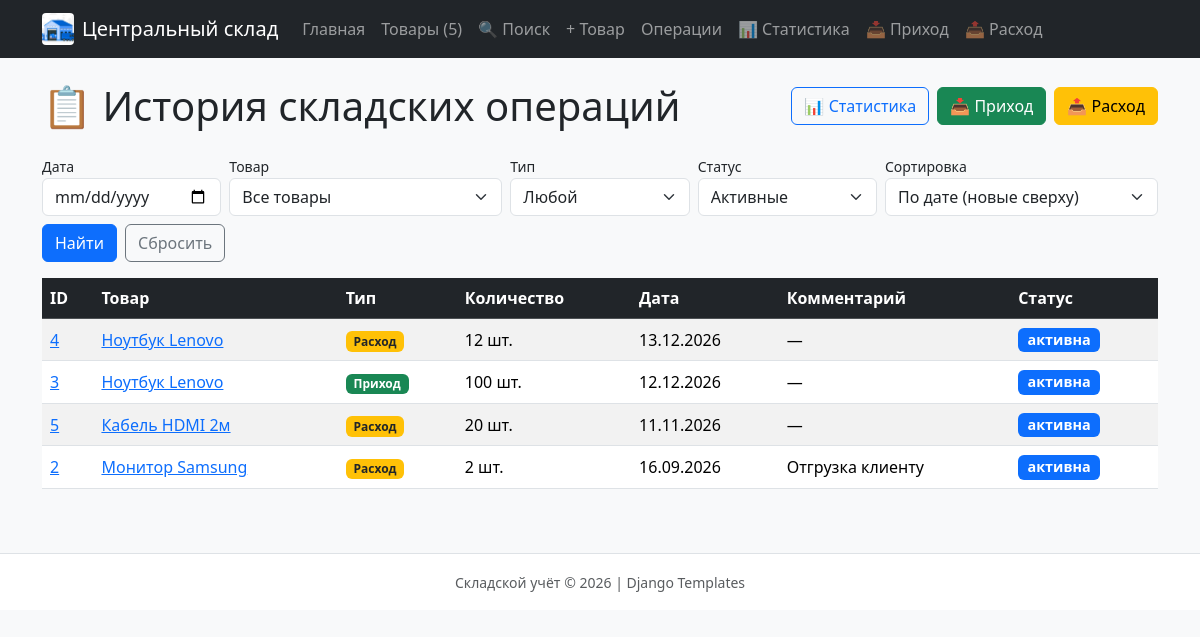
Screenshot of /operations/ with the database file from the repository.
### operations/models.py (models this page shows, shortened)
class Operation(models.Model):
    Status = OperationStatus
    product = models.ForeignKey(
        Product,
        on_delete=models.PROTECT,
        related_name="operations",
        verbose_name="Товар",
    )
    operation_type = models.CharField(
        "Тип операции", max_length=10, choices=OperationType.choices
    )
    quantity = models.PositiveIntegerField("Количество", help_text="Количество единиц в операции; должно быть больше нуля.")
    operation_date = models.DateField("Дата операции")
    comment = models.CharField("Комментарий", max_length=255, blank=True, default="")
    status = models.CharField("Статус", max_length=10, choices=OperationStatus.choices, default=OperationStatus.ACTIVE, db_index=True, help_text="Активна, отменена или завершена.")
    objects = OperationManager()
    class Meta:
        ordering = ["-operation_date", "-pk"]
        verbose_name = "Складская операция"
        verbose_name_plural = "Складские операции"
        constraints = [
            models.CheckConstraint(
                condition=models.Q(quantity__gt=0),
                name="operation_quantity_positive",
            ),
        ]

### operations/views.py (the view, shortened to what this page needs)
# urls.py: path("", views.operation_list, name="operation_list"),
def operation_list(request) -> HttpResponse:
    error = ""
    operation_date = request.GET.get("date", "").strip()
    selected_product = request.GET.get("product", "").strip()
    selected_type = request.GET.get("type", "").strip()
    status = request.GET.get("status", "active")
    sort = request.GET.get("sort", "date")
    if status not in STATUS_FILTERS:
        status = "active"
    if sort not in OPERATION_SORT_FIELDS:
        sort = "date"
    base_operations = Operation.objects.all()
    status_value = STATUS_FILTERS[status]
    if status_value is not None:
        base_operations = base_operations.filter(status=status_value)
    operations_data = (
        base_operations
        .annotate(
            product_name=F("product__name"),
            product_slug=F("product__slug"),
            article=F("product__article"),
            unit=F("product__unit"),
        )
        .values(
            "id", "product_id", "product_name", "product_slug", "article", "unit",
            "operation_type", "quantity", "operation_date", "comment", "status",
        )
    )
    if _is_int(selected_product):
        operations_data = operations_data.filter(product_id=int(selected_product))
    if selected_type in dict(OPERATION_TYPE_CHOICES):
        operations_data = operations_data.filter(operation_type=selected_type)
    operations_data = operations_data.order_by(*OPERATION_SORT_FIELDS[sort])
    paginator = Paginator(operations_data, PAGE_SIZE)
    page_obj = paginator.get_page(request.GET.get("page"))  # «abc» -> 1-я страница
    return render(request, "operations/operation_list.html", {
        "operations": page_obj,
        "page_obj": page_obj,
        "operation_date": operation_date,
        "selected_product": selected_product,
        "selected_type": selected_type,
        "status": status,
        "sort": sort,
        "products": Product.objects.order_by("name"),
        "operation_types": OPERATION_TYPE_CHOICES,
        "error": error,
    })

### homepage/context_processors.py (called while the page is built)
def warehouse_context(request):
    return {
        "WAREHOUSE_NAME": "Центральный склад",
        "LOW_STOCK_THRESHOLD": LOW_STOCK_THRESHOLD,
        "products_count": Product.objects.count(),
        "low_stock_count": Product.objects.filter(
            stock__lt=LOW_STOCK_THRESHOLD
        ).count(),
    }

### operations/views.py (called while the page is built)
def _is_int(value: str) -> bool:
    return value.isascii() and value.isdigit() and len(value) <= 18

### operations/templates/operations/operation_list.html (shortened to what this page needs)
{% extends "base.html" %}
{% block content %}
<div class="d-flex justify-content-between align-items-center mb-4">
    <h1 class="mb-0">📋 История складских операций</h1>
    <div class="d-flex gap-2">
        <a href="{% url 'operations:operation_statistics' %}" class="btn btn-outline-primary">
            📊 Статистика
        </a>
        <a href="{% url 'operations:operation_receive' %}" class="btn btn-success">
            📥 Приход
        </a>
        <a href="{% url 'operations:operation_ship' %}" class="btn btn-warning">
            📤 Расход
        </a>
    </div>
</div>
<form method="get" action="{% url 'operations:operation_list' %}" class="row g-2 mb-3">
    <div class="col-md-2">
        <label class="form-label small mb-0" for="f-date">Дата</label>
        <input type="date" id="f-date" name="date" class="form-control" value="{{ operation_date }}">
    </div>
    <div class="col-md-3">
        <label class="form-label small mb-0" for="f-product">Товар</label>
        <select id="f-product" name="product" class="form-select">
            <option value="">Все товары</option>
        </select>
    </div>
    <div class="col-md-2">
        <label class="form-label small mb-0" for="f-type">Тип</label>
        <select id="f-type" name="type" class="form-select">
            <option value="">Любой</option>
        </select>
    </div>
    <div class="col-md-2">
        <label class="form-label small mb-0" for="f-status">Статус</label>
        <select id="f-status" name="status" class="form-select">
            <option value="active" {% if status == "active" %}selected{% endif %}>Активные</option>
        </select>
    </div>
    <div class="col-md-3">
        <label class="form-label small mb-0" for="f-sort">Сортировка</label>
        <select id="f-sort" name="sort" class="form-select">
            <option value="date" {% if sort == "date" %}selected{% endif %}>По дате (новые сверху)</option>
        </select>
    </div>
    <div class="col-12 d-flex gap-2">
        <button type="submit" class="btn btn-primary">Найти</button>
        <a href="{% url 'operations:operation_list' %}" class="btn btn-outline-secondary">Сбросить</a>
    </div>
</form>
<div class="table-responsive">
    <table class="table table-striped table-hover align-middle">
        <thead class="table-dark">
            <tr>
                <th>ID</th>
                <th>Товар</th>
                <th>Тип</th>
                <th>Количество</th>
                <th>Дата</th>
                <th>Комментарий</th>
                <th>Статус</th>
            </tr>
        </thead>
        <tbody>
            {% for operation in operations %}
            <tr class="{% if operation.status == "cancelled" %}table-secondary{% endif %}">
                <td>
                    <a href="{% url 'operations:operation_detail' operation.id %}">
                        {{ operation.id }}
                    </a>
                </td>
                <td>
                    <a href="{% url 'products:product_detail_slug' operation.product_slug %}">
                        {{ operation.product_name }}
                    </a>
                </td>
                <td>{% include "operations/includes/operation_status.html" with show_type=True %}</td>
                <td>{{ operation.quantity }} {{ operation.unit }}</td>
                <td>{{ operation.operation_date|date:"d.m.Y" }}</td>
                <td>{{ operation.comment|default:"—" }}</td>
                <td>{% include "operations/includes/operation_status.html" %}</td>
            </tr>
            {% empty %}
            <tr>
                <td colspan="7" class="text-center text-muted py-4">
                    Операций по заданным условиям нет.
                </td>
            </tr>
            {% endfor %}
        </tbody>
    </table>
</div>
{% endblock %}

### operations/templates/operations/includes/operation_status.html
{% if show_type %}
    {% if operation.operation_type == "приход" %}
    <span class="badge bg-success">Приход</span>
    {% else %}
    <span class="badge bg-warning text-dark">Расход</span>
    {% endif %}
{% else %}
    {% if operation.status == "cancelled" or operation.is_cancelled %}
    <span class="badge bg-secondary stock-status">отменена</span>
    {% else %}
    {% if operation.status == "completed" %}
    <span class="badge bg-success stock-status">завершена</span>
    {% else %}
    <span class="badge bg-primary stock-status">активна</span>
    {% endif %}
    {% endif %}
{% endif %}

### homepage/static/homepage/css/style.css (style rules this page uses)
.stock-status { font-size: 0.9em; }

### rows the page displays
Operation: id "4", product_name "Ноутбук Lenovo", operation_type "Расход", quantity "12", unit "шт.", operation_date "13.12.2026", comment "—", status "активна"
Operation: id "3", product_name "Ноутбук Lenovo", operation_type "Приход", quantity "100", unit "шт.", operation_date "12.12.2026", comment "—", status "активна"
Operation: id "5", product_name "Кабель HDMI 2м", operation_type "Расход", quantity "20", unit "шт.", operation_date "11.11.2026", comment "—", status "активна"
Operation: id "2", product_name "Монитор Samsung", operation_type "Расход", quantity "2", unit "шт.", operation_date "16.09.2026", comment "Отгрузка клиенту", status "активна"

### other values shown
{{ WAREHOUSE_NAME }} "Центральный склад"
{{ products_count }} "5"
